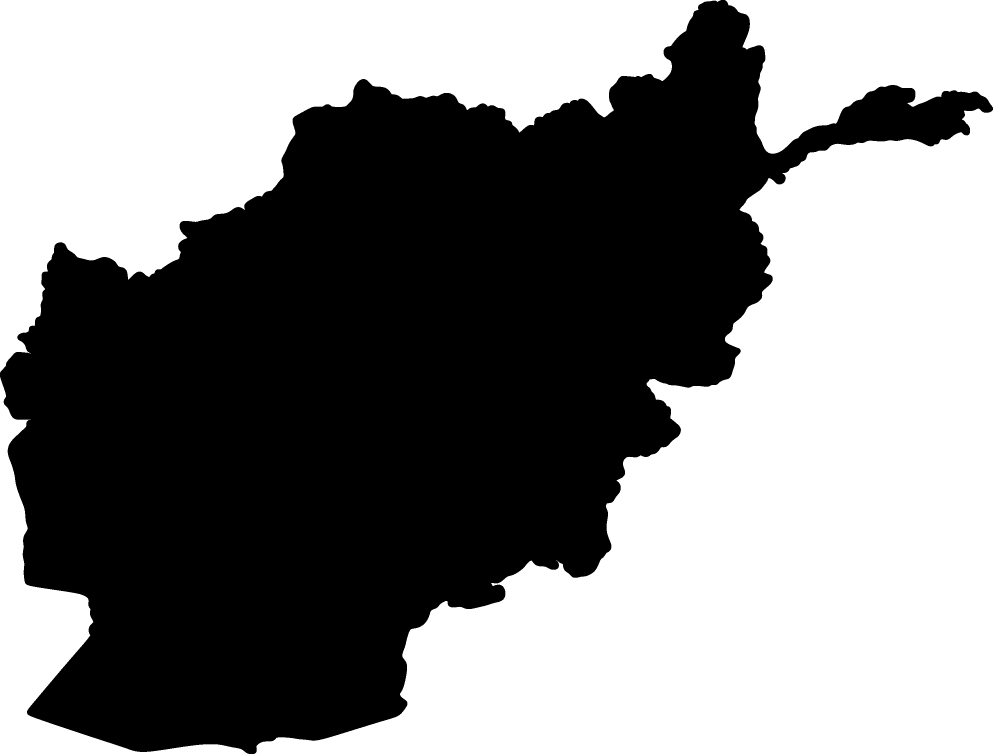
#> input picture lib/silhouettes/afghanistan-silhouette.bmp, 2978 x 2262 px, found by its file name (shown at 1/3 size)
$ python booleanFilter.py
#> lines starting #> are read from the running program, lines starting #| are printed output that depends on the picture; after the words box and inside, x2 and y2 are one past the last pixel; in counts of white or black regions, pixels touching at a corner belong together
### old/polygonDetection.py
from old.Vector2D import Vector2D
import numpy as np
from old.polygon import Polygon


def polygonCollection(matrix: np.ndarray):
    polygons = list()
    neighbourhoods = floodFill(matrix)
    for neighbourhood in neighbourhoods:
        polygonMatrix = np.full(matrix.shape, False)
        unzipped_neighbourhood = tuple(zip(*neighbourhood))
        polygonMatrix[unzipped_neighbourhood] = True
        x_min = max(0, min(unzipped_neighbourhood[0])-1)
        x_max = min(polygonMatrix.shape[0], max(unzipped_neighbourhood[0])+2)
        y_min = max(0, min(unzipped_neighbourhood[1])-1)
        y_max = min(polygonMatrix.shape[1], max(unzipped_neighbourhood[1])+2)

        minimisedMatrix = polygonMatrix[x_min:x_max, y_min:y_max]

        polygons.append(Polygon(minimisedMatrix, Vector2D(x_min, y_min)))

    return polygons


# [18 lines left out: function neighbouringPoints, not called in this run]


def floodFill(matrix):
    loops = list()
    visited = set()
    stack = list()

    for ix, iy in np.ndindex(matrix.shape):
        curr = Vector2D(ix, iy)
        if matrix[curr] and curr not in visited:
            loop = list()
            stack.append(curr)
            visited.add(curr)
            while stack:
                curr = stack.pop()
                loop.append(curr)
                unvisitedNeighbours = getUnvisitedNeighbours(matrix, curr, visited)
                stack += unvisitedNeighbours
                visited.update(unvisitedNeighbours)

            loops.append(loop)

    return loops


def getUnvisitedNeighbours(matrix, curr, visited):
    neighbours = [curr + (1, 0), curr + (0, 1), curr + (-1, 0), curr + (0, -1),
                  curr + (1, 1), curr + (-1, -1), curr + (-1, 1), curr + (1, -1)]

    return [n for n in neighbours if indexIsWithinMatrix(n, matrix)
            and matrix[n] and n not in visited]


def indexIsWithinMatrix(index, matrix):
    return 0 <= index.x < matrix.shape[0] and 0 <= index.y < matrix.shape[1]

### old/segmenting.py
import numpy as np
from old.imageMatrix import ImageMatrix
from old.polygonDetection import polygonCollection


class ImageSpace(ImageMatrix):
    def __init__(self, matrix: np.ndarray = None):
        self.matrix = matrix
        self.polygons = self.getPolygons()

    @staticmethod
    def open(path: str):
        return ImageSpace(ImageSpace.openImageAsBooleanMatrix(path))

    def getPolygons(self):
        return polygonCollection(self.matrix)


class PaddedImageMatrix(ImageSpace):
    def __init__(self, matrix: np.ndarray = None, pad: int = 0):
        super().__init__(matrix)
        self.pad = pad

    def __init__(self, imageMatrix: ImageSpace, pad: int = 0):
        super().__init__(imageMatrix.matrix)
        self.pad = pad

    def paddedArray(self):
        return np.pad(self.matrix, (self.pad, self.pad), 'constant', constant_values=(0, 0))

    def paddedBooleanArray(self):
        return self.paddedArray() > 0


def getTestImageMatrix() -> ImageSpace:
    path = '../out/output_images/small/afghanistan-silhouette_circle_5_small.bmp'
    return ImageSpace.open(path)


# [4 lines left out: function main, not called in this run]


# [2 lines that do not run on import are left out]

### old/Vector2D.py
from collections import namedtuple
from math import hypot

class Vector2D(namedtuple('Vector2D', ('x', 'y'))):
    def __abs__(self):
        return type(self)(abs(self.x), abs(self.y))

    def __int__(self):
        return type(self)(int(self.x), int(self.y))

    def __add__(self, other):
        if type(other) is tuple and len(other) == 2:
            return type(self)(self.x + other[0], self.y + other[1])
        return type(self)(self.x + other.x, self.y + other.y)

    def __sub__(self, other):
        return type(self)(self.x - other.x, self.y - other.y)

    def __mul__(self, other):
        return type(self)(self.x * other.x, self.y * other.y)

    def dot(self, other):
        return self.x * other.x + self.y * other.y

    def distanceTo(self, other):
        return hypot((self.x - other.x), (self.y - other.y))

    def manhattanDistanceTo(self, other):
        return abs(self.x - other.x) + abs(self.y - other.y)

### old/polygon.py
from dataclasses import dataclass

import numpy as np

from old import raytracePolygonIntersection, singularity
from old.Vector2D import Vector2D
from old.imageMatrix import ImageMatrix


@dataclass
class Polygon(ImageMatrix):
    matrix: np.ndarray
    worldPos: Vector2D

    def __post_init__(self):
        self.rootSingularity = self.selectSingularity()
        self.kernel = self.findKernel()

    def selectSingularity(self):
        return singularity.selectSingularityEdgeDeletion(self.matrix)

    def findKernel(self):
        return raytracePolygonIntersection.intersectingLinesFromPoint(self.rootSingularity, self.matrix)

    # [4 lines left out: function polygonAndKernelAndSingularity, not called in this run]

### old/booleanFilter.py
from old import booleanShape
import numpy as np
from PIL import Image

from old.segmenting import ImageSpace, PaddedImageMatrix


class BooleanFilter:
    def __init__(self, filterType: str = 'circle', dimension: int = 10):
        if filterType == 'circle':
            self.filter = booleanShape.Circle(dimension)
        elif filterType == 'square':
            self.filter = booleanShape.Square(dimension)
        else:
            self.filter = booleanShape.Circle(dimension)

    def applyToArray(self, mapArray: ImageSpace):
        paddedMapArray = PaddedImageMatrix(mapArray, self.filter.shape[0])
        booleanArray = paddedMapArray.paddedBooleanArray()
        filteredArray = np.full(booleanArray.shape, True)
        for ix, iy in np.ndindex(paddedMapArray.matrix.shape):
            if self.isSubtractive(booleanArray[ix:ix + self.filter.shape[0], iy:iy + self.filter.shape[1]]):
                self.subtractFilter(filteredArray[ix:ix + self.filter.shape[0], iy:iy + self.filter.shape[1]])

        return PaddedImageMatrix(filteredArray, self.filter.shape[0])

    def isSubtractive(self, imageBlock: np.ndarray) -> bool:
        return np.array_equal(self.filter, imageBlock | self.filter)

    def subtractFilter(self, imageBlock: np.ndarray):
        imageBlock &= self.filter


def main():
    dirname = 'lib/silhouettes/'
    filename = 'afghanistan-silhouette'
    extension = '.bmp'
    filteredDirname = 'out/output_images/'
    filterType = 'circle'
    dimension = 5

    image = Image.open(dirname + filename + extension)
#> image is the input picture: PIL image 2978x2262 P; 51.6% white; 1 black region, box (x1, y1, x2, y2) and area: (0, 0, 2978, 2262) 3263026
    image = image.convert("1")
    image = image.resize((image.size[0]//10, image.size[1]//10))
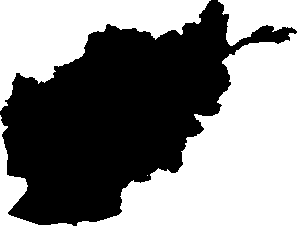
#> image: PIL image 297x226 1; 51.5% white; 1 black region, box (x1, y1, x2, y2) and area: (0, 0, 297, 226) 32528

    imageArray = ImageSpace(np.array(image))
#> the loop in polygonCollection, `for neighbourhood in neighbourhoods:` made 1 pass
#> pass 1, in polygonCollection, `minimisedMatrix = polygonMatrix[x_min:x_max, y_min:y_max]`:
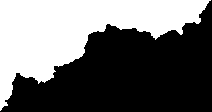
#> minimisedMatrix: shape (112, 212) bool; 42.3% white; 1 white region, box (x1, y1, x2, y2) and area: (0, 0, 211, 111) 10037
#> after the loop in polygonCollection, `for neighbourhood in neighbourhoods:`:
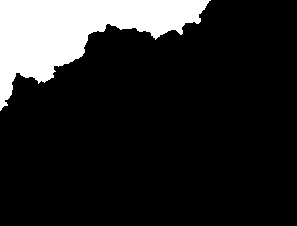
#> polygonMatrix: shape (226, 297) bool; 15% white; 1 white region, box (x1, y1, x2, y2) and area: (0, 0, 211, 111) 10037
    imageArray.padArray(dimension)

    booleanFilter = BooleanFilter(filterType, dimension)

    filteredImageArray = booleanFilter.applyToArray(imageArray)

    filteredImage = filteredImageArray.toImage()
    filteredImage.save(filteredDirname + 'small/' + filename + '_' + filterType + '_' + str(dimension)
                       + '_' + 'small' + extension)
    filteredImage = filteredImage.resize((image.size[0]*10, image.size[1]*10))
    filteredImage.save(filteredDirname + filename + '_' + filterType + '_' + str(dimension) + extension)

    # [5 lines of commented-out code are left out]


if __name__ == '__main__':
    main()
#> (the call stopped at in selectSingularity, `return singularity.selectSingularityEdgeDeletion(self.matrix)`: old is not available in this run)
